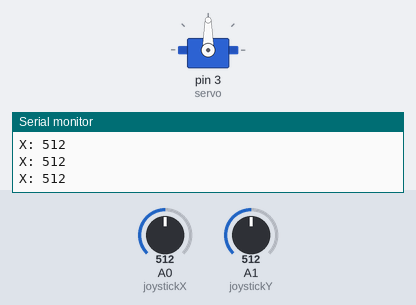
This sketch was run on a simulated Arduino Uno, built with avr-gcc and run on an emulated ATmega328P. Shown: servo, the last lines printed to the serial monitor. The inputs (shaded band) are chosen by the test bench; at power-on: A0 (joystickX) = 512, A1 (joystickY) = 512.

Above: at 1.2 s.
1.3 s: A0 (joystickX) set to 402
At 2.1 s:
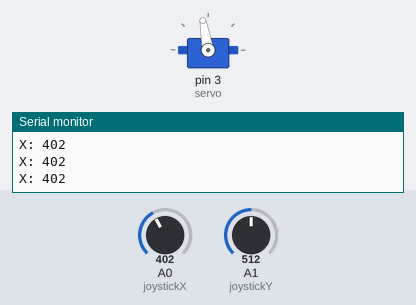
2.9 s: A0 (joystickX) set to 108
4.4 s: A0 (joystickX) set to 91
At 4.7 s:
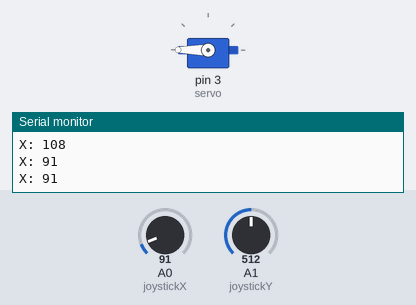
5.9 s: A0 (joystickX) set to 923
At 7.2 s:
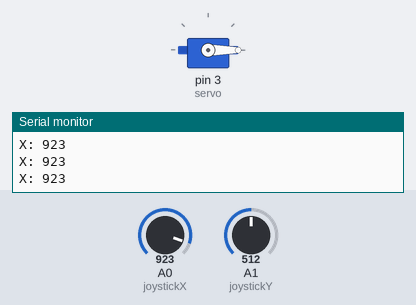
7.5 s: A0 (joystickX) set to 899
At 8.5 s:
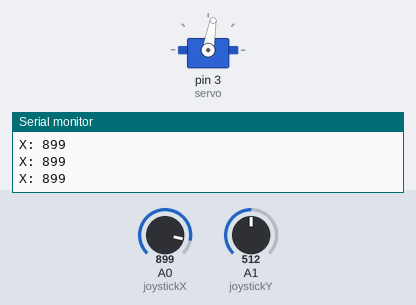
9.1 s: A0 (joystickX) set to 1023
At 9.9 s:
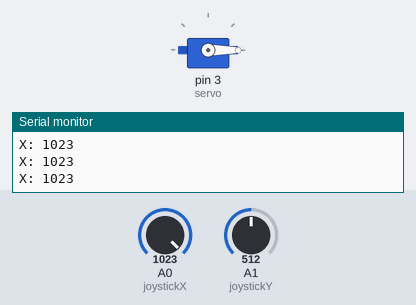
Timing chart, 0 to 11.7 s (numbered marks = the images above; inputs shaded):
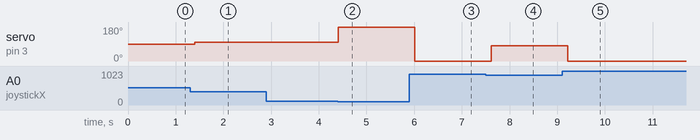

Measured:
- the behaviour switches between 100 and 99 on A0 (joystickX) (found by bisection; images 1 and 2)
- the behaviour switches between 914 and 913 on A0 (joystickX) (found by bisection; images 3 and 4)
- after the input at 1.3 s, servo on pin 3 (servo): 90° → 100° after 0.10 s
- after the input at 4.4 s, servo on pin 3 (servo): 100° → 180° at once
- after the input at 5.9 s, servo on pin 3 (servo): 180° → 0° after 0.11 s
- after the input at 7.5 s, servo on pin 3 (servo): 0° → 80° after 0.12 s
- after the input at 9.1 s, servo on pin 3 (servo): 80° → 0° after 0.12 s

The sketch:

4.2_Dos_niveles_de_velocidad.ino
```cpp
#include <Servo.h>

#define joystickBoton 8
#define joystickX A0
#define joystickY A1

Servo servo;

void setup() {
  servo.attach(3);

  pinMode(joystickBoton,INPUT_PULLUP);
  Serial.begin(9600);
}

void loop() {
  int valorX = analogRead(joystickX);
  Serial.println("X: "+String(valorX));

  int valorY = analogRead(joystickY);

  if(valorX<100){
    servo.write(180);
  }else if(valorX >= 100 && valorX <= 412){
    servo.write(100);
  }else if(valorX >= 412 && valorX <= 612){
    servo.write(90);
  }else if(valorX >= 612 && valorX <= 913){
    servo.write(80);
  }else{
    servo.write(0);
  }

  delay(200);
}
```
